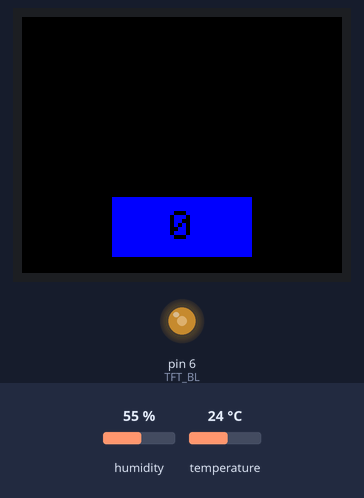
A sketch run on a simulated Arduino Nano, built with avr-gcc and run on an emulated ATmega328P. Parts: 160×128 colour display, output pins drawn as LEDs (lit = HIGH). The inputs (shaded band) are chosen by the test bench; at power-on: humidity 55 %, temperature 24 °C. Storage starts empty; what the sketch prints to the serial monitor is not drawn.

Above: at 3.4 s.

The sketch:

arduinoNano_AHT20_TFT_SD.ino
```cpp
#include <Adafruit_AHTX0.h>
#include <Adafruit_GFX.h>
#include <Adafruit_ST7735.h>
#include <SPI.h>
#include <SD.h>

// Definición de pines para la pantalla TFT y SD
#define TFT_CS 10

#define TFT_DC 9
#define TFT_RST 8
#define TFT_BL 6
#define SD_CS 7

Adafruit_ST7735 tft = Adafruit_ST7735(TFT_CS, TFT_DC, TFT_RST);
Adafruit_AHTX0 aht;

const uint8_t SCREEN_WIDTH = 128;   // Ancho de la pantalla
const uint8_t  SCREEN_HEIGHT = 160;  // Alto de la pantalla
const uint8_t  TEXT_SIZE = 2;        // Tamaño del texto
const uint8_t BG_COLOR = ST77XX_BLACK;
const uint8_t TEXT_COLOR = ST77XX_ORANGE;
const uint8_t RECT_BG_COLOR = ST77XX_BLUE;
const uint16_t GOLD_COLOR = tft.color565(253, 245, 28);  // Color dorado


const long INTERVAL = 300003UL;       // Intervalo de tiempo para actualizar la pantalla (5 minutos)
unsigned long previousMillis = 0;  //  control del tiempo
uint16_t data_counter = 0;
float temperature, humidity;

void setup() {
  Serial.begin(9600);
  initDisplay();
  bool sdInitialized = initSDCard();
  bool sensorInitialized = initSensor();

  // Confirmación visual
  tft.fillScreen(BG_COLOR);
  tft.setTextColor(TEXT_COLOR, BG_COLOR);
  tft.setCursor(20, 40);
  tft.print(sdInitialized ? F("SD OK") : F("SD ERROR"));

  tft.setCursor(20, 80);
  tft.print(sensorInitialized ? F("Sensor OK") : F("Sensor ERR"));

  delay(3000);  // Esperar para leer los mensajes
  tft.fillScreen(BG_COLOR);  // Limpiar la pantalla después de la confirmación

  float temperature, humidity;
  readSensorData(temperature, humidity);
  displayData(temperature, humidity, data_counter);
}

void loop() {
  unsigned long currentMillis = millis();

  if (currentMillis - previousMillis >= INTERVAL) {
    previousMillis = currentMillis;
   // float temperature, humidity;
    readSensorData(temperature, humidity);
    displayData(temperature, humidity, data_counter);

    // Guardar los datos en la tarjeta SD y medir el tiempo
    //unsigned long startTime = millis();
    saveDataToSD(data_counter, temperature, humidity);
    //unsigned long endTime = millis();
    //Serial.print("Tiempo de registro en SD: ");
    // Serial.print(endTime - startTime);
    //Serial.println(" ms");

    data_counter++;
  }
}

void initDisplay() {
  tft.initR(INITR_BLACKTAB);
  tft.setRotation(1);
  tft.fillScreen(BG_COLOR);
  tft.setTextSize(TEXT_SIZE);

  // Configuración del pin de control del brillo
  pinMode(TFT_BL, OUTPUT);
  analogWrite(TFT_BL, 128);  // Ajustar el brillo al 50%
}

bool initSDCard() {
  if (!SD.begin(SD_CS)) {
    Serial.println(F("No se pudo inicializar la tarjeta SD."));
    return false;
  }
  Serial.println(F("Tarjeta SD inicializada."));

  if (!SD.exists("datalog.csv")) {
    File dataFile = SD.open("datalog.csv", FILE_WRITE);
    if (dataFile) {
      dataFile.println(F("Contador,Temperatura(°C),Humedad(%)"));
      dataFile.close();
    } else {
      Serial.println(F("Error al crear datalog.csv"));
      return false;
    }
  }
  return true;
}

bool initSensor() {
  if (!aht.begin()) {
    Serial.println(F("No se pudo encontrar el sensor AHT20."));
    return false;
  }
  Serial.println(F("Sensor AHT20 encontrado."));
  return true;
}

void readSensorData(float &temperature, float &humidity) {
  sensors_event_t humidityEvent, tempEvent;
  aht.getEvent(&humidityEvent, &tempEvent);

  temperature = tempEvent.temperature;
  humidity = humidityEvent.relative_humidity;

  //Serial.print("Temperatura leída: ");
  //Serial.print(temperature);
  //Serial.print(" °C, Humedad: ");
  //Serial.print(humidity);
  //Serial.println(" %");
  Serial.println(F("Datos del sensor actualizados."));
}

void displayData(float temperature, float humidity, uint16_t counter) {
  tft.fillScreen(BG_COLOR);
  displayText(12, 20, F("Temp: "), temperature, true);
  displayText(12, 50, F("Hum: "), humidity, false);
  displayCounter(counter);
  Serial.println(F("Pantalla actualizada con nuevos datos."));
}

void displayText(int16_t x, int16_t y, const __FlashStringHelper *label, float value, bool isTemperature) {
  tft.setTextColor(TEXT_COLOR, BG_COLOR);
  tft.setCursor(x, y);
  tft.print(label);
  tft.print(value, 1);  // Mostrar un decimal

  int16_t cursorX = tft.getCursorX();
  int16_t cursorY = tft.getCursorY();

  if (isTemperature) {
    // Dibujar el símbolo de grado
    tft.fillCircle(cursorX + 2, y + (TEXT_SIZE * 4), 2, TEXT_COLOR);
    tft.setCursor(cursorX + 8, y);
    tft.print(F("C"));
  } else {
    tft.print(F(" %"));
  }
}

void displayCounter(uint16_t counter) {
  int16_t rectX = 45, rectY = 90, rectW = 70, rectH = 30;
  tft.fillRect(rectX, rectY, rectW, rectH, RECT_BG_COLOR);

  char buffer[10];
  snprintf(buffer, sizeof(buffer), "%d", counter);

  int16_t x1, y1;
  uint16_t w, h;
  tft.setTextSize(TEXT_SIZE);
  tft.getTextBounds(buffer, 0, 0, &x1, &y1, &w, &h);

  int16_t textX = rectX + (rectW - w) / 2;
  int16_t textY = rectY + (rectH + h) / 2 - h;

  tft.setTextColor(TEXT_COLOR, RECT_BG_COLOR);
  tft.setCursor(textX, textY);
  tft.print(buffer);
}

void saveDataToSD(uint16_t counter, float temp, float hum) {
  File dataFile = SD.open("datalog.csv", FILE_WRITE);
  if (dataFile) {
    dataFile.print(counter);
    dataFile.print(',');
    dataFile.print(temp, 1);
    dataFile.print(',');
    dataFile.println(hum, 1);
    dataFile.close();
    Serial.println(F("Datos del sensor guardados en SD."));
  } else {
    Serial.println(F("Error al abrir datalog.csv"));
  }
}
```
